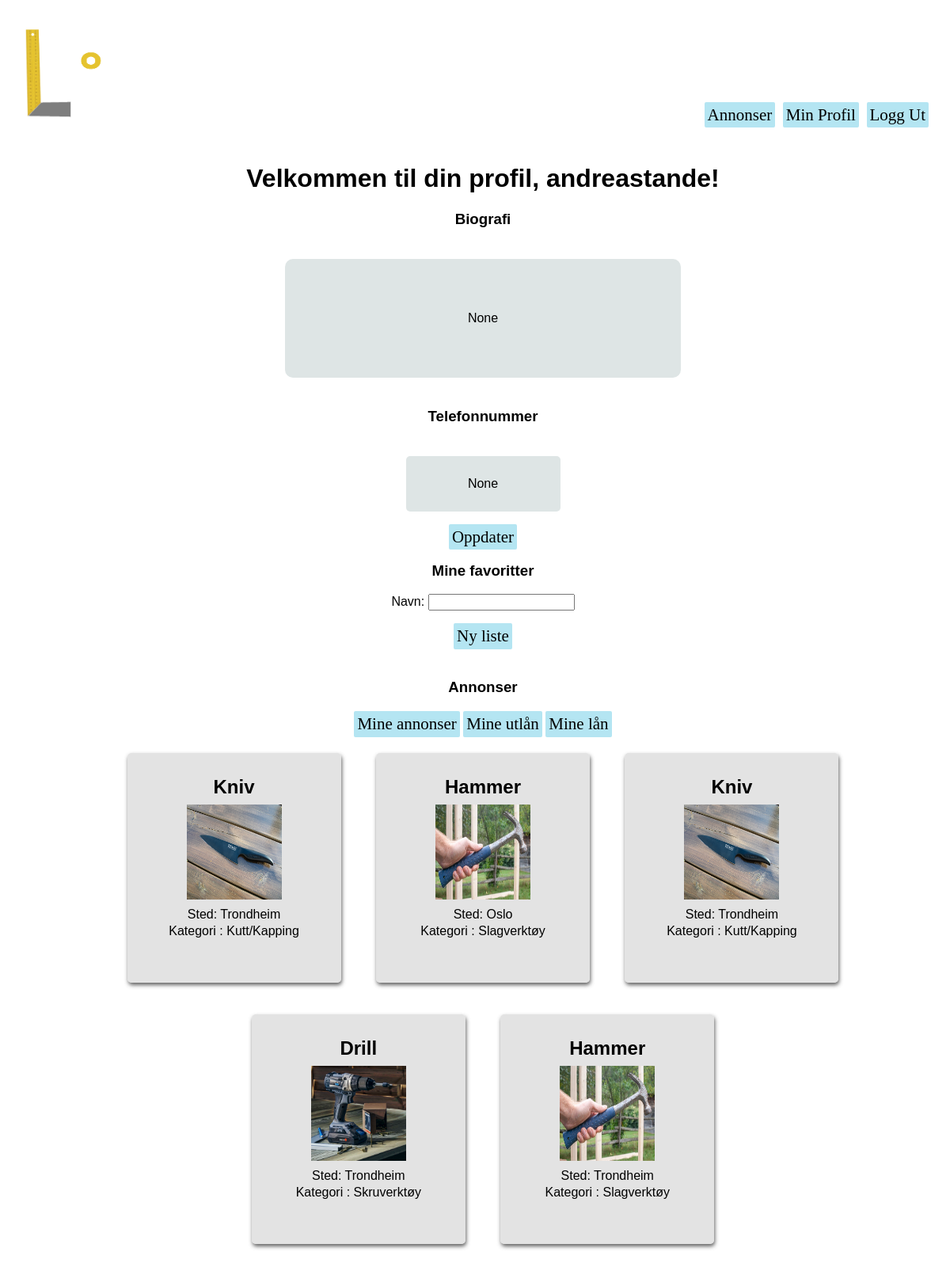
The app's page /users/profile (signed in) with its own data.
### users/models.py (models this page shows, shortened)
class Profile(models.Model):
    user = models.OneToOneField(User, on_delete=models.CASCADE)
    bio = models.TextField(verbose_name="Biografi", null=True)
    tlf = models.PositiveIntegerField(verbose_name="Telefonnummer",validators=[MaxValueValidator(9999999999)], null=True)

### homepage/models.py (models this page shows, shortened)
class Listing(models.Model):
    owner = models.ForeignKey(User, verbose_name = 'User', on_delete=models.CASCADE, null=True) #user burde kanskje endres til settings.AUTH_USER_MODEL. må i så fall django.conf import settings
    title = models.CharField(max_length=50, verbose_name="Tittel")
    image = models.ImageField(upload_to='images/', null=True)
    loaned = models.BooleanField(default=False, verbose_name="Utlånt?")
    price = models.PositiveSmallIntegerField(verbose_name='Pris', default=0)
    location = models.CharField(max_length=100, verbose_name="Sted") #burde kanskje være annet enn CharField. Gjør det vanskelig å sortere etter denne attributten
    description = models.TextField(verbose_name="Beskrivelse")
    wantToLoan = models.BooleanField(default=False, verbose_name="Ønskes lånt?")
    SW = 1
    PT = 2
    WD = 3
    CT = 4
    SV = 5
    BO = 6
    OT = 7
    CATEGORY_CHOICES = (
        (SW, 'Saging'),
        (PT, 'Maling'),
        (WD, 'Sveising'),
        (CT, 'Kutt/Kapping'),
        (SV, 'Skruverktøy'),
        (BO, 'Slagverktøy'),
        (OT, 'Annet'),
    )
    category = models.PositiveSmallIntegerField(
        choices = CATEGORY_CHOICES,
        default = OT,
        verbose_name="Kategori",
    )

### users/views.py (the view)
# urls.py: path('profile', views.my_profile, name='my_profile'),
@login_required
def my_profile(request):
    current_user = request.user
    user_listings = current_user.listing_set.all()
    user_profile = current_user.profile
    listings = []
    if request.POST.get('loaned_out'):
        for listing in user_listings:
            if listing.loaned:
                listings.append(listing)
    elif request.POST.get('my_loans'):
        agreements= Agreement.objects.filter(loaner=request.user)
        for agreement in agreements:
            listings.append(agreement.listing)
    else:
        for listing in user_listings:
            if not listing.loaned:
                listings.append(listing)
    mine_favoritter = current_user.list_owner.all()
    form = MakeFavouritesListForm(request.POST)
    allListings = Listing.objects.all()
    if form.is_valid():
        newList = form.save(commit=False)
        newList.owner = current_user
        newList.save()
    else:
        form = MakeFavouritesListForm()
    context = {'user': current_user, 'listings': listings, 'profile': user_profile, 'mine_favoritter':mine_favoritter, 'form':form, 'allListings': allListings}
    return render(request, 'users/my_profile.html', context)

### users/forms.py
class MakeFavouritesListForm(ModelForm):
    class Meta:
        model = UserDefinedList
        fields = ['listName']

### users/templates/users/my_profile.html (shortened to what this page needs)
{% extends "users/base.html" %}
{% block content %}
<div>
    <h1>Velkommen til din profil, {{user.username}}!</h1>
    <div>
        <h3>Biografi</h3>
        <div class='bioDIV'>
            <p>
                {{profile.bio}}
            </p>
        </div>
        <h3>Telefonnummer</h3>
        <div class='tlfDIV'>
            <p>
                {{profile.tlf}}
            </p>
        </div>
    </div>
    <a href="{% url 'users:update_profile' %}" class="knapp">Oppdater</a>
    <br>
    <h3>Mine favoritter</h3>
    <form action="" method = "POST">
        {{ form.as_p }}
        <input type="submit" value="Ny liste" class="knapp">
    </form>
    <br>
    <h3>Annonser</h3>
    <div>
        <form action="{% url 'users:my_profile' %}" method="POST">
            <button type="submit" value = "Click" name="my_listings">Mine annonser</button>
            <button type="submit" value = "Click" name="loaned_out">Mine utlån</button>
            <button type="submit" value = "Click" name="my_loans">Mine lån</button>
        </form>
    </div>
    <div>
        {% for listing in listings %}
            <div class="listingDIV">
                <a href="{% url 'homepage:listing' listing_id=listing.id %}" class="listingLink">invisible link!</a>
                <div class="listingContent">
                    <h2>{{listing.title}}</h2>
                    <div class="listingImg">
                        <img src="{{listing.image.url}} " width="120px" height="120px" />
                    </div>
                    <p>Sted: {{listing.location}}</p>
                    <p>Kategori : {{listing.get_category_display}}</p>
                </div>
            </div>
        {% endfor %}
    </div>
    <br>
</div>
{% endblock content %}

### users/static/stylish.css (style rules this page uses)
.bg { margin: 0px; background-image: url("../static/img/standinBG2_r.jpg"); background-size: cover; height: 100%; min-height: 100vh; font-family: 'Courier New', Courier, monospace; }
button, .knapp, .knappStor { background-color: rgb(180, 229, 242); padding: 4px; text-decoration: none; box-shadow: 2px; font-family: "Times New Roman", Times, serif; color: black; border: none; border-radius: 2px; font-size: 21px; }
.listingDIV { background-color: rgba(218, 218, 218, 0.737); box-shadow: 1px 3px 5px rgba(63, 63, 63, 0.813); padding: 20px; margin: 20px; border-radius: 5px; display: inline-block; width: 230px; height: 250px; line-height: 5px; text-align: left; }
.listingLink { color: transparent; position: absolute; width: inherit; height: inherit; line-height: normal; }
.listingImg { display: inline-block; height: 120px; width: 120px; }
.listingContent { text-align: center; }
.bioDIV { background-color: rgb(222, 229, 229); border-radius: 10px; padding: 50px; margin: 20px; width: 400px; height: auto; display: inline-block; }
.tlfDIV { background-color: rgb(222, 229, 229); border-radius: 5px; padding: 10px; margin: 20px; width: 175px; height: auto; display: inline-block; }

### records on screen
Profile: bio "None", tlf "None"
Listing: title "Kniv", image (picture), location "Trondheim", category "Kutt/Kapping"
Listing: title "Hammer", image (picture), location "Oslo", category "Slagverktøy"
Listing: title "Kniv", image (picture), location "Trondheim", category "Kutt/Kapping"
Listing: title "Drill", image (picture), location "Trondheim", category "Skruverktøy"
Listing: title "Hammer", image (picture), location "Trondheim", category "Slagverktøy"

### other values on screen
{{ user.username }} "andreastande"
